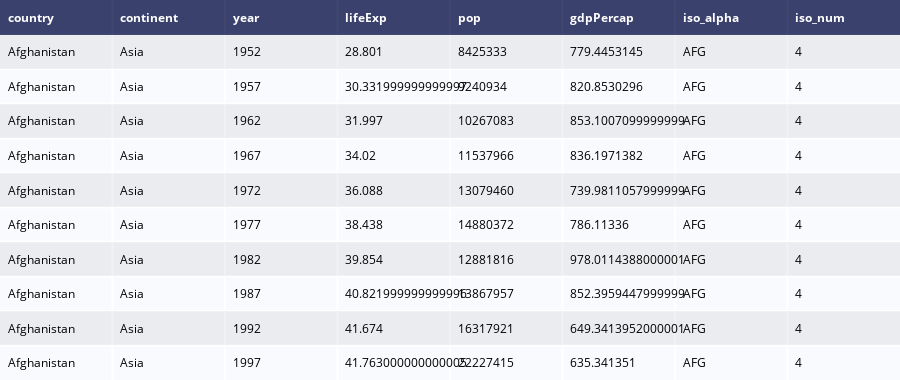

Notebook code cell kept with this figure:
### Code cell
gapminder = px.data.gapminder()

table = create_table(gapminder.head(10))
py.iplot(table)

### Figure 1 — Plotly figure (JSON) as saved in the notebook; plotly's stock layout.template omitted (floating-point values rounded to 4 significant figures)
{"data": [{"colorscale": [[0, "#00083e"], [0.5, "#ededee"], [1, "#ffffff"]], "hoverinfo": "none", "opacity": 0.75, "showscale": false, "type": "heatmap", "z": [[0, 0, 0, 0, 0, 0, 0, 0], [0.5, 0.5, 0.5, 0.5, 0.5, 0.5, 0.5, 0.5], [1, 1, 1, 1, 1, 1, 1, 1], [0.5, 0.5, 0.5, 0.5, 0.5, 0.5, 0.5, 0.5], [1, 1, 1, 1, 1, 1, 1, 1], [0.5, 0.5, 0.5, 0.5, 0.5, 0.5, 0.5, 0.5], [1, 1, 1, 1, 1, 1, 1, 1], [0.5, 0.5, 0.5, 0.5, 0.5, 0.5, 0.5, 0.5], [1, 1, 1, 1, 1, 1, 1, 1], [0.5, 0.5, 0.5, 0.5, 0.5, 0.5, 0.5, 0.5], [1, 1, 1, 1, 1, 1, 1, 1]]}], "layout": {"annotations": [{"align": "left", "font": {"color": "#ffffff"}, "showarrow": false, "text": "<b>country</b>", "x": -0.45, "xanchor": "left", "xref": "x", "y": 0, "yref": "y"}, {"align": "left", "font": {"color": "#ffffff"}, "showarrow": false, "text": "<b>continent</b>", "x": 0.55, "xanchor": "left", "xref": "x", "y": 0, "yref": "y"}, {"align": "left", "font": {"color": "#ffffff"}, "showarrow": false, "text": "<b>year</b>", "x": 1.55, "xanchor": "left", "xref": "x", "y": 0, "yref": "y"}, {"align": "left", "font": {"color": "#ffffff"}, "showarrow": false, "text": "<b>lifeExp</b>", "x": 2.55, "xanchor": "left", "xref": "x", "y": 0, "yref": "y"}, {"align": "left", "font": {"color": "#ffffff"}, "showarrow": false, "text": "<b>pop</b>", "x": 3.55, "xanchor": "left", "xref": "x", "y": 0, "yref": "y"}, {"align": "left", "font": {"color": "#ffffff"}, "showarrow": false, "text": "<b>gdpPercap</b>", "x": 4.55, "xanchor": "left", "xref": "x", "y": 0, "yref": "y"}, {"align": "left", "font": {"color": "#ffffff"}, "showarrow": false, "text": "<b>iso_alpha</b>", "x": 5.55, "xanchor": "left", "xref": "x", "y": 0, "yref": "y"}, {"align": "left", "font": {"color": "#ffffff"}, "showarrow": false, "text": "<b>iso_num</b>", "x": 6.55, "xanchor": "left", "xref": "x", "y": 0, "yref": "y"}, {"align": "left", "font": {"color": "#000000"}, "showarrow": false, "text": "Afghanistan", "x": -0.45, "xanchor": "left", "xref": "x", "y": 1, "yref": "y"}, {"align": "left", "font": {"color": "#000000"}, "showarrow": false, "text": "Asia", "x": 0.55, "xanchor": "left", "xref": "x", "y": 1, "yref": "y"}, {"align": "left", "font": {"color": "#000000"}, "showarrow": false, "text": "1952", "x": 1.55, "xanchor": "left", "xref": "x", "y": 1, "yref": "y"}, {"align": "left", "font": {"color": "#000000"}, "showarrow": false, "text": "28.801", "x": 2.55, "xanchor": "left", "xref": "x", "y": 1, "yref": "y"}, {"align": "left", "font": {"color": "#000000"}, "showarrow": false, "text": "8425333", "x": 3.55, "xanchor": "left", "xref": "x", "y": 1, "yref": "y"}, {"align": "left", "font": {"color": "#000000"}, "showarrow": false, "text": "779.4453145", "x": 4.55, "xanchor": "left", "xref": "x", "y": 1, "yref": "y"}, {"align": "left", "font": {"color": "#000000"}, "showarrow": false, "text": "AFG", "x": 5.55, "xanchor": "left", "xref": "x", "y": 1, "yref": "y"}, {"align": "left", "font": {"color": "#000000"}, "showarrow": false, "text": "4", "x": 6.55, "xanchor": "left", "xref": "x", "y": 1, "yref": "y"}, {"align": "left", "font": {"color": "#000000"}, "showarrow": false, "text": "Afghanistan", "x": -0.45, "xanchor": "left", "xref": "x", "y": 2, "yref": "y"}, {"align": "left", "font": {"color": "#000000"}, "showarrow": false, "text": "Asia", "x": 0.55, "xanchor": "left", "xref": "x", "y": 2, "yref": "y"}, {"align": "left", "font": {"color": "#000000"}, "showarrow": false, "text": "1957", "x": 1.55, "xanchor": "left", "xref": "x", "y": 2, "yref": "y"}, {"align": "left", "font": {"color": "#000000"}, "showarrow": false, "text": "30.331999999999997", "x": 2.55, "xanchor": "left", "xref": "x", "y": 2, "yref": "y"}, {"align": "left", "font": {"color": "#000000"}, "showarrow": false, "text": "9240934", "x": 3.55, "xanchor": "left", "xref": "x", "y": 2, "yref": "y"}, {"align": "left", "font": {"color": "#000000"}, "showarrow": false, "text": "820.8530296", "x": 4.55, "xanchor": "left", "xref": "x", "y": 2, "yref": "y"}, {"align": "left", "font": {"color": "#000000"}, "showarrow": false, "text": "AFG", "x": 5.55, "xanchor": "left", "xref": "x", "y": 2, "yref": "y"}, {"align": "left", "font": {"color": "#000000"}, "showarrow": false, "text": "4", "x": 6.55, "xanchor": "left", "xref": "x", "y": 2, "yref": "y"}, {"align": "left", "font": {"color": "#000000"}, "showarrow": false, "text": "Afghanistan", "x": -0.45, "xanchor": "left", "xref": "x", "y": 3, "yref": "y"}, {"align": "left", "font": {"color": "#000000"}, "showarrow": false, "text": "Asia", "x": 0.55, "xanchor": "left", "xref": "x", "y": 3, "yref": "y"}, {"align": "left", "font": {"color": "#000000"}, "showarrow": false, "text": "1962", "x": 1.55, "xanchor": "left", "xref": "x", "y": 3, "yref": "y"}, {"align": "left", "font": {"color": "#000000"}, "showarrow": false, "text": "31.997", "x": 2.55, "xanchor": "left", "xref": "x", "y": 3, "yref": "y"}, {"align": "left", "font": {"color": "#000000"}, "showarrow": false, "text": "10267083", "x": 3.55, "xanchor": "left", "xref": "x", "y": 3, "yref": "y"}, {"align": "left", "font": {"color": "#000000"}, "showarrow": false, "text": "853.1007099999999", "x": 4.55, "xanchor": "left", "xref": "x", "y": 3, "yref": "y"}, {"align": "left", "font": {"color": "#000000"}, "showarrow": false, "text": "AFG", "x": 5.55, "xanchor": "left", "xref": "x", "y": 3, "yref": "y"}, {"align": "left", "font": {"color": "#000000"}, "showarrow": false, "text": "4", "x": 6.55, "xanchor": "left", "xref": "x", "y": 3, "yref": "y"}, {"align": "left", "font": {"color": "#000000"}, "showarrow": false, "text": "Afghanistan", "x": -0.45, "xanchor": "left", "xref": "x", "y": 4, "yref": "y"}, {"align": "left", "font": {"color": "#000000"}, "showarrow": false, "text": "Asia", "x": 0.55, "xanchor": "left", "xref": "x", "y": 4, "yref": "y"}, {"align": "left", "font": {"color": "#000000"}, "showarrow": false, "text": "1967", "x": 1.55, "xanchor": "left", "xref": "x", "y": 4, "yref": "y"}, {"align": "left", "font": {"color": "#000000"}, "showarrow": false, "text": "34.02", "x": 2.55, "xanchor": "left", "xref": "x", "y": 4, "yref": "y"}, {"align": "left", "font": {"color": "#000000"}, "showarrow": false, "text": "11537966", "x": 3.55, "xanchor": "left", "xref": "x", "y": 4, "yref": "y"}, {"align": "left", "font": {"color": "#000000"}, "showarrow": false, "text": "836.1971382", "x": 4.55, "xanchor": "left", "xref": "x", "y": 4, "yref": "y"}, {"align": "left", "font": {"color": "#000000"}, "showarrow": false, "text": "AFG", "x": 5.55, "xanchor": "left", "xref": "x", "y": 4, "yref": "y"}, {"align": "left", "font": {"color": "#000000"}, "showarrow": false, "text": "4", "x": 6.55, "xanchor": "left", "xref": "x", "y": 4, "yref": "y"}, {"align": "left", "font": {"color": "#000000"}, "showarrow": false, "text": "Afghanistan", "x": -0.45, "xanchor": "left", "xref": "x", "y": 5, "yref": "y"}, {"align": "left", "font": {"color": "#000000"}, "showarrow": false, "text": "Asia", "x": 0.55, "xanchor": "left", "xref": "x", "y": 5, "yref": "y"}, {"align": "left", "font": {"color": "#000000"}, "showarrow": false, "text": "1972", "x": 1.55, "xanchor": "left", "xref": "x", "y": 5, "yref": "y"}, {"align": "left", "font": {"color": "#000000"}, "showarrow": false, "text": "36.088", "x": 2.55, "xanchor": "left", "xref": "x", "y": 5, "yref": "y"}, {"align": "left", "font": {"color": "#000000"}, "showarrow": false, "text": "13079460", "x": 3.55, "xanchor": "left", "xref": "x", "y": 5, "yref": "y"}, {"align": "left", "font": {"color": "#000000"}, "showarrow": false, "text": "739.9811057999999", "x": 4.55, "xanchor": "left", "xref": "x", "y": 5, "yref": "y"}, {"align": "left", "font": {"color": "#000000"}, "showarrow": false, "text": "AFG", "x": 5.55, "xanchor": "left", "xref": "x", "y": 5, "yref": "y"}, {"align": "left", "font": {"color": "#000000"}, "showarrow": false, "text": "4", "x": 6.55, "xanchor": "left", "xref": "x", "y": 5, "yref": "y"}, {"align": "left", "font": {"color": "#000000"}, "showarrow": false, "text": "Afghanistan", "x": -0.45, "xanchor": "left", "xref": "x", "y": 6, "yref": "y"}, {"align": "left", "font": {"color": "#000000"}, "showarrow": false, "text": "Asia", "x": 0.55, "xanchor": "left", "xref": "x", "y": 6, "yref": "y"}, {"align": "left", "font": {"color": "#000000"}, "showarrow": false, "text": "1977", "x": 1.55, "xanchor": "left", "xref": "x", "y": 6, "yref": "y"}, {"align": "left", "font": {"color": "#000000"}, "showarrow": false, "text": "38.438", "x": 2.55, "xanchor": "left", "xref": "x", "y": 6, "yref": "y"}, {"align": "left", "font": {"color": "#000000"}, "showarrow": false, "text": "14880372", "x": 3.55, "xanchor": "left", "xref": "x", "y": 6, "yref": "y"}, {"align": "left", "font": {"color": "#000000"}, "showarrow": false, "text": "786.11336", "x": 4.55, "xanchor": "left", "xref": "x", "y": 6, "yref": "y"}, {"align": "left", "font": {"color": "#000000"}, "showarrow": false, "text": "AFG", "x": 5.55, "xanchor": "left", "xref": "x", "y": 6, "yref": "y"}, {"align": "left", "font": {"color": "#000000"}, "showarrow": false, "text": "4", "x": 6.55, "xanchor": "left", "xref": "x", "y": 6, "yref": "y"}, {"align": "left", "font": {"color": "#000000"}, "showarrow": false, "text": "Afghanistan", "x": -0.45, "xanchor": "left", "xref": "x", "y": 7, "yref": "y"}, {"align": "left", "font": {"color": "#000000"}, "showarrow": false, "text": "Asia", "x": 0.55, "xanchor": "left", "xref": "x", "y": 7, "yref": "y"}, {"align": "left", "font": {"color": "#000000"}, "showarrow": false, "text": "1982", "x": 1.55, "xanchor": "left", "xref": "x", "y": 7, "yref": "y"}, {"align": "left", "font": {"color": "#000000"}, "showarrow": false, "text": "39.854", "x": 2.55, "xanchor": "left", "xref": "x", "y": 7, "yref": "y"}, {"align": "left", "font": {"color": "#000000"}, "showarrow": false, "text": "12881816", "x": 3.55, "xanchor": "left", "xref": "x", "y": 7, "yref": "y"}, {"align": "left", "font": {"color": "#000000"}, "showarrow": false, "text": "978.0114388000001", "x": 4.55, "xanchor": "left", "xref": "x", "y": 7, "yref": "y"}, {"align": "left", "font": {"color": "#000000"}, "showarrow": false, "text": "AFG", "x": 5.55, "xanchor": "left", "xref": "x", "y": 7, "yref": "y"}, {"align": "left", "font": {"color": "#000000"}, "showarrow": false, "text": "4", "x": 6.55, "xanchor": "left", "xref": "x", "y": 7, "yref": "y"}, {"align": "left", "font": {"color": "#000000"}, "showarrow": false, "text": "Afghanistan", "x": -0.45, "xanchor": "left", "xref": "x", "y": 8, "yref": "y"}, {"align": "left", "font": {"color": "#000000"}, "showarrow": false, "text": "Asia", "x": 0.55, "xanchor": "left", "xref": "x", "y": 8, "yref": "y"}, {"align": "left", "font": {"color": "#000000"}, "showarrow": false, "text": "1987", "x": 1.55, "xanchor": "left", "xref": "x", "y": 8, "yref": "y"}, {"align": "left", "font": {"color": "#000000"}, "showarrow": false, "text": "40.821999999999996", "x": 2.55, "xanchor": "left", "xref": "x", "y": 8, "yref": "y"}, {"align": "left", "font": {"color": "#000000"}, "showarrow": false, "text": "13867957", "x": 3.55, "xanchor": "left", "xref": "x", "y": 8, "yref": "y"}, {"align": "left", "font": {"color": "#000000"}, "showarrow": false, "text": "852.3959447999999", "x": 4.55, "xanchor": "left", "xref": "x", "y": 8, "yref": "y"}, {"align": "left", "font": {"color": "#000000"}, "showarrow": false, "text": "AFG", "x": 5.55, "xanchor": "left", "xref": "x", "y": 8, "yref": "y"}, {"align": "left", "font": {"color": "#000000"}, "showarrow": false, "text": "4", "x": 6.55, "xanchor": "left", "xref": "x", "y": 8, "yref": "y"}, {"align": "left", "font": {"color": "#000000"}, "showarrow": false, "text": "Afghanistan", "x": -0.45, "xanchor": "left", "xref": "x", "y": 9, "yref": "y"}, {"align": "left", "font": {"color": "#000000"}, "showarrow": false, "text": "Asia", "x": 0.55, "xanchor": "left", "xref": "x", "y": 9, "yref": "y"}, {"align": "left", "font": {"color": "#000000"}, "showarrow": false, "text": "1992", "x": 1.55, "xanchor": "left", "xref": "x", "y": 9, "yref": "y"}, {"align": "left", "font": {"color": "#000000"}, "showarrow": false, "text": "41.674", "x": 2.55, "xanchor": "left", "xref": "x", "y": 9, "yref": "y"}, {"align": "left", "font": {"color": "#000000"}, "showarrow": false, "text": "16317921", "x": 3.55, "xanchor": "left", "xref": "x", "y": 9, "yref": "y"}, {"align": "left", "font": {"color": "#000000"}, "showarrow": false, "text": "649.3413952000001", "x": 4.55, "xanchor": "left", "xref": "x", "y": 9, "yref": "y"}, {"align": "left", "font": {"color": "#000000"}, "showarrow": false, "text": "AFG", "x": 5.55, "xanchor": "left", "xref": "x", "y": 9, "yref": "y"}, {"align": "left", "font": {"color": "#000000"}, "showarrow": false, "text": "4", "x": 6.55, "xanchor": "left", "xref": "x", "y": 9, "yref": "y"}, {"align": "left", "font": {"color": "#000000"}, "showarrow": false, "text": "Afghanistan", "x": -0.45, "xanchor": "left", "xref": "x", "y": 10, "yref": "y"}, {"align": "left", "font": {"color": "#000000"}, "showarrow": false, "text": "Asia", "x": 0.55, "xanchor": "left", "xref": "x", "y": 10, "yref": "y"}, {"align": "left", "font": {"color": "#000000"}, "showarrow": false, "text": "1997", "x": 1.55, "xanchor": "left", "xref": "x", "y": 10, "yref": "y"}, {"align": "left", "font": {"color": "#000000"}, "showarrow": false, "text": "41.763000000000005", "x": 2.55, "xanchor": "left", "xref": "x", "y": 10, "yref": "y"}, {"align": "left", "font": {"color": "#000000"}, "showarrow": false, "text": "22227415", "x": 3.55, "xanchor": "left", "xref": "x", "y": 10, "yref": "y"}, {"align": "left", "font": {"color": "#000000"}, "showarrow": false, "text": "635.341351", "x": 4.55, "xanchor": "left", "xref": "x", "y": 10, "yref": "y"}, {"align": "left", "font": {"color": "#000000"}, "showarrow": false, "text": "AFG", "x": 5.55, "xanchor": "left", "xref": "x", "y": 10, "yref": "y"}, {"align": "left", "font": {"color": "#000000"}, "showarrow": false, "text": "4", "x": 6.55, "xanchor": "left", "xref": "x", "y": 10, "yref": "y"}], "height": 380, "margin": {"b": 0, "l": 0, "r": 0, "t": 0}, "xaxis": {"dtick": 1, "gridwidth": 2, "showticklabels": false, "tick0": -0.5, "ticks": "", "zeroline": false}, "yaxis": {"autorange": "reversed", "dtick": 1, "gridwidth": 2, "showticklabels": false, "tick0": 0.5, "ticks": "", "zeroline": false}}}
